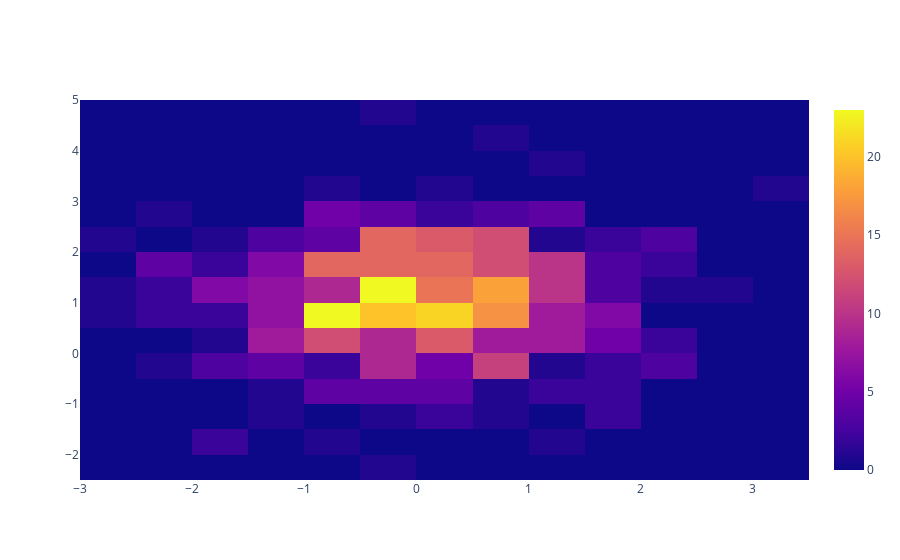

The cell this chart's notebook holds for it:
### Code cell
import plotly.graph_objects as go

import numpy as np
np.random.seed(1)

x = np.random.randn(500)
y = np.random.randn(500)+1

fig = go.Figure(go.Histogram2d(
        x=x,
        y=y
    ))
fig.show()

### Figure 1 — Plotly figure (JSON) as saved in the notebook; plotly's stock layout.template omitted (floating-point values rounded to 4 significant figures; data arrays with more than 128 entries replaced by an {"elided": "..."} marker saying what was removed)
{"data": [{"type": "histogram2d", "x": {"elided": "500 float values"}, "y": {"elided": "500 float values"}}], "layout": {}}
